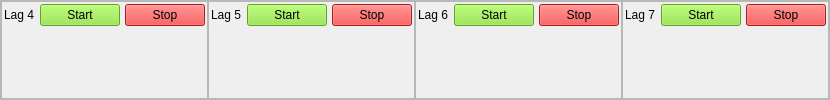
         <widget class="QFrame" name="pso_bottom_frame">
          <property name="frameShape">
           <enum>QFrame::StyledPanel</enum>
          </property>
          <property name="frameShadow">
           <enum>QFrame::Raised</enum>
          </property>
          <layout class="QHBoxLayout" name="horizontalLayout_9">
           <property name="spacing">
            <number>0</number>
           </property>
           <property name="leftMargin">
            <number>0</number>
           </property>
           <property name="topMargin">
            <number>0</number>
           </property>
           <property name="rightMargin">
            <number>0</number>
           </property>
           <property name="bottomMargin">
            <number>0</number>
           </property>
           <item>
            <widget class="QFrame" name="pso_frame_lag_4">
             <property name="frameShape">
              <enum>QFrame::StyledPanel</enum>
             </property>
             <property name="frameShadow">
              <enum>QFrame::Raised</enum>
             </property>
             <layout class="QGridLayout" name="gridLayout_22">
              <property name="leftMargin">
               <number>2</number>
              </property>
              <property name="topMargin">
               <number>2</number>
              </property>
              <property name="rightMargin">
               <number>2</number>
              </property>
              <property name="bottomMargin">
               <number>2</number>
              </property>
              <property name="spacing">
               <number>5</number>
              </property>
              <item row="0" column="0">
               <widget class="QLabel" name="label_lag_pso_4">
                <property name="text">
                 <string>Lag 4</string>
                </property>
               </widget>
              </item>
              <item row="0" column="1">
               <widget class="QPushButton" name="start_pso_4">
                <property name="styleSheet">
                 <string notr="true">background-color: rgb(138, 226, 52);
color: rgb(0, 0, 0);</string>
                </property>
                <property name="text">
                 <string>Start</string>
                </property>
               </widget>
              </item>
              <item row="0" column="2">
               <widget class="QPushButton" name="stop_pso_4">
                <property name="styleSheet">
                 <string notr="true">background-color: rgb(239, 41, 41);
color: rgb(0, 0, 0);</string>
                </property>
                <property name="text">
                 <string>Stop</string>
                </property>
               </widget>
              </item>
              <item row="1" column="0" colspan="3">
               <widget class="QLabel" name="label_pso_4">
                <property name="styleSheet">
                 <string notr="true">color: rgb(238, 238, 236);</string>
                </property>
                <property name="frameShape">
                 <enum>QFrame::Box</enum>
                </property>
                <property name="text">
                 <string>available</string>
                </property>
                <property name="alignment">
                 <set>Qt::AlignCenter</set>
                </property>
               </widget>
              </item>
             </layout>
            </widget>
           </item>
           <item>
            <widget class="QFrame" name="pso_frame_lag_5">
             <property name="frameShape">
              <enum>QFrame::StyledPanel</enum>
             </property>
             <property name="frameShadow">
              <enum>QFrame::Raised</enum>
             </property>
             <layout class="QGridLayout" name="gridLayout_23">
              <property name="leftMargin">
               <number>2</number>
              </property>
              <property name="topMargin">
               <number>2</number>
              </property>
              <property name="rightMargin">
               <number>2</number>
              </property>
              <property name="bottomMargin">
               <number>2</number>
              </property>
              <property name="spacing">
               <number>5</number>
              </property>
              <item row="0" column="0">
               <widget class="QLabel" name="label_lag_pso_5">
                <property name="text">
                 <string>Lag 5</string>
                </property>
               </widget>
              </item>
              <item row="0" column="1">
               <widget class="QPushButton" name="start_pso_5">
                <property name="styleSheet">
                 <string notr="true">background-color: rgb(138, 226, 52);
color: rgb(0, 0, 0);</string>
                </property>
                <property name="text">
                 <string>Start</string>
                </property>
               </widget>
              </item>
              <item row="0" column="2">
               <widget class="QPushButton" name="stop_pso_5">
                <property name="styleSheet">
                 <string notr="true">background-color: rgb(239, 41, 41);
color: rgb(0, 0, 0);</string>
                </property>
                <property name="text">
                 <string>Stop</string>
                </property>
               </widget>
              </item>
              <item row="1" column="0" colspan="3">
               <widget class="QLabel" name="label_pso_5">
                <property name="styleSheet">
                 <string notr="true">color: rgb(238, 238, 236);</string>
                </property>
                <property name="frameShape">
                 <enum>QFrame::Box</enum>
                </property>
                <property name="text">
                 <string>available</string>
                </property>
                <property name="alignment">
                 <set>Qt::AlignCenter</set>
                </property>
               </widget>
              </item>
             </layout>
            </widget>
           </item>
           <item>
            <widget class="QFrame" name="pso_frame_lag_6">
             <property name="frameShape">
              <enum>QFrame::StyledPanel</enum>
             </property>
             <property name="frameShadow">
              <enum>QFrame::Raised</enum>
             </property>
             <layout class="QGridLayout" name="gridLayout_24">
              <property name="leftMargin">
               <number>2</number>
              </property>
              <property name="topMargin">
               <number>2</number>
              </property>
              <property name="rightMargin">
               <number>2</number>
              </property>
              <property name="bottomMargin">
               <number>2</number>
              </property>
              <property name="spacing">
               <number>5</number>
              </property>
              <item row="0" column="0">
               <widget class="QLabel" name="label_lag_pso_6">
                <property name="text">
                 <string>Lag 6</string>
                </property>
               </widget>
              </item>
              <item row="0" column="1">
               <widget class="QPushButton" name="start_pso_6">
                <property name="styleSheet">
                 <string notr="true">background-color: rgb(138, 226, 52);
color: rgb(0, 0, 0);</string>
                </property>
                <property name="text">
                 <string>Start</string>
                </property>
               </widget>
              </item>
              <item row="0" column="2">
               <widget class="QPushButton" name="stop_pso_6">
                <property name="styleSheet">
                 <string notr="true">background-color: rgb(239, 41, 41);
color: rgb(0, 0, 0);</string>
                </property>
                <property name="text">
                 <string>Stop</string>
                </property>
               </widget>
              </item>
              <item row="1" column="0" colspan="3">
               <widget class="QLabel" name="label_pso_6">
                <property name="styleSheet">
                 <string notr="true">color: rgb(238, 238, 236);</string>
                </property>
                <property name="frameShape">
                 <enum>QFrame::Box</enum>
                </property>
                <property name="text">
                 <string>available</string>
                </property>
                <property name="alignment">
                 <set>Qt::AlignCenter</set>
                </property>
               </widget>
              </item>
             </layout>
            </widget>
           </item>
           <item>
            <widget class="QFrame" name="pso_frame_lag_7">
             <property name="frameShape">
              <enum>QFrame::StyledPanel</enum>
             </property>
             <property name="frameShadow">
              <enum>QFrame::Raised</enum>
             </property>
             <layout class="QGridLayout" name="gridLayout_25">
              <property name="leftMargin">
               <number>2</number>
              </property>
              <property name="topMargin">
               <number>2</number>
              </property>
              <property name="rightMargin">
               <number>2</number>
              </property>
              <property name="bottomMargin">
               <number>2</number>
              </property>
              <property name="spacing">
               <number>5</number>
              </property>
              <item row="0" column="0">
               <widget class="QLabel" name="label_lag_pso_7">
                <property name="text">
                 <string>Lag 7</string>
                </property>
               </widget>
              </item>
              <item row="0" column="1">
               <widget class="QPushButton" name="start_pso_7">
                <property name="styleSheet">
                 <string notr="true">background-color: rgb(138, 226, 52);
color: rgb(0, 0, 0);</string>
                </property>
                <property name="text">
                 <string>Start</string>
                </property>
               </widget>
              </item>
              <item row="0" column="2">
               <widget class="QPushButton" name="stop_pso_7">
                <property name="styleSheet">
                 <string notr="true">background-color: rgb(239, 41, 41);
color: rgb(0, 0, 0);</string>
                </property>
                <property name="text">
                 <string>Stop</string>
                </property>
               </widget>
              </item>
              <item row="1" column="0" colspan="3">
               <widget class="QLabel" name="label_pso_7">
                <property name="styleSheet">
                 <string notr="true">color: rgb(238, 238, 236);</string>
                </property>
                <property name="frameShape">
                 <enum>QFrame::Box</enum>
                </property>
                <property name="text">
                 <string>available</string>
                </property>
                <property name="alignment">
                 <set>Qt::AlignCenter</set>
                </property>
               </widget>
              </item>
             </layout>
            </widget>
           </item>
          </layout>
         </widget>
